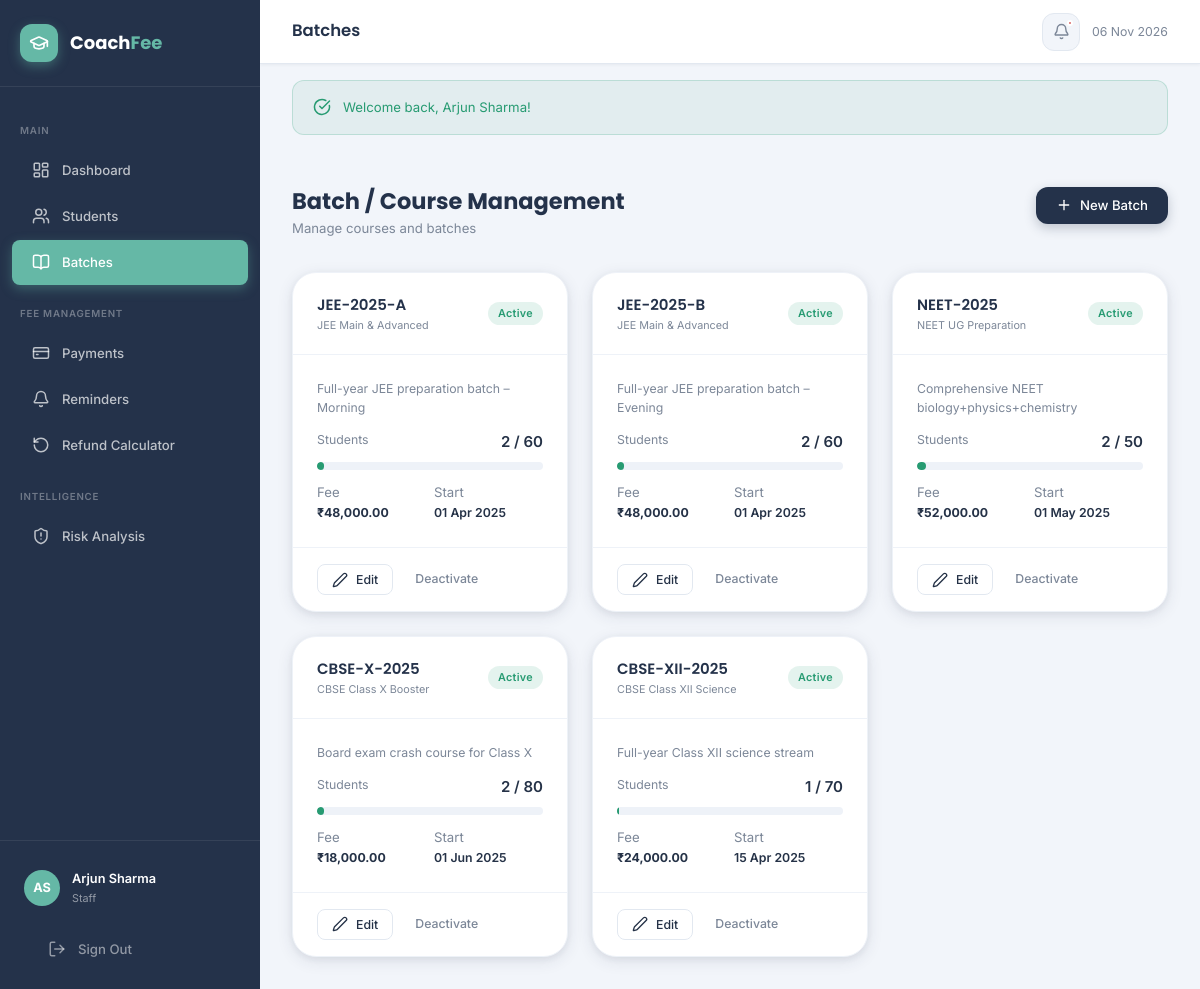
Screenshot of /src/staff/batches.php (signed in) with the database file from the repository.
### tables this page shows
CREATE TABLE IF NOT EXISTS batches (
    id              INT UNSIGNED AUTO_INCREMENT PRIMARY KEY,
    name            VARCHAR(120) NOT NULL,
    course_name     VARCHAR(180) NOT NULL,
    description     TEXT,
    total_fee       DECIMAL(10,2) NOT NULL DEFAULT 0.00,
    start_date      DATE,
    end_date        DATE,
    max_students    INT UNSIGNED DEFAULT 50,
    is_active       TINYINT(1) NOT NULL DEFAULT 1,
    created_at      DATETIME NOT NULL DEFAULT CURRENT_TIMESTAMP
);

### config/session.php (called while the page is built, shortened)
<?php
function h(string $value): string {
    return htmlspecialchars($value, ENT_QUOTES | ENT_HTML5, 'UTF-8');
}
function fmt_currency(float $amount): string {
    return '₹' . number_format($amount, 2);
}
function fmt_date(?string $date, string $format = 'd M Y'): string {
    return date($format, strtotime($date));
}

### src/staff/batches.php (the view, shortened to what this page needs)
<?php
require_once BASE_PATH . '/config/session.php';
$pdo    = db();
$batches = $pdo->query("
    SELECT b.*, COUNT(s.id) AS student_count
    FROM batches b
    LEFT JOIN students s ON s.batch_id=b.id AND s.status='active'
    GROUP BY b.id ORDER BY b.created_at DESC")->fetchAll();
include BASE_PATH . '/templates/header.php';
?>
<div class="page-content">
  <div class="page-header">
    <div class="page-header-title"><h2>Batch / Course Management</h2><p>Manage courses and batches</p></div>
    <button class="btn btn-primary" onclick="openModal('batchModal')"><i data-lucide="plus"></i> New Batch</button>
  </div>
  <div class="grid-cols-3">
    <?php foreach ($batches as $b):
      $pct = $b['max_students'] > 0 ? min(100, round($b['student_count']/$b['max_students']*100)) : 0;
    ?>
    <div class="card" style="<?= !$b['is_active']?'opacity:.7;':'' ?>">
      <div class="card-header">
        <div>
          <div class="card-title"><?= h($b['name']) ?></div>
          <div class="text-xs text-muted"><?= h($b['course_name']) ?></div>
        </div>
        <span class="badge <?= $b['is_active']?'badge-success':'badge-secondary' ?>"><?= $b['is_active']?'Active':'Inactive' ?></span>
      </div>
      <div class="card-body">
        <?php if ($b['description']): ?><p class="text-sm text-muted" style="margin-bottom:12px;"><?= h($b['description']) ?></p><?php endif; ?>
        <div style="display:flex;justify-content:space-between;margin-bottom:8px;">
          <span class="text-muted text-sm">Students</span>
          <span style="font-weight:600;"><?= $b['student_count'] ?> / <?= $b['max_students'] ?></span>
        </div>
        <div class="progress" style="margin-bottom:12px;">
          <div class="progress-bar <?= $pct>=90?'danger':($pct>=70?'warning':'success') ?>" style="width:<?= $pct ?>%"></div>
        </div>
        <div style="display:grid;grid-template-columns:1fr 1fr;gap:8px;font-size:.82rem;">
          <div><span class="text-muted">Fee</span><div style="font-weight:700;"><?= fmt_currency((float)$b['total_fee']) ?></div></div>
          <div><span class="text-muted">Start</span><div style="font-weight:600;"><?= fmt_date($b['start_date']) ?></div></div>
        </div>
      </div>
      <div class="card-footer" style="display:flex;gap:8px;">
        <a href="?edit=<?= $b['id'] ?>" class="btn btn-outline btn-sm" onclick="openModal('batchModal');return false;" data-edit="<?= $b['id'] ?>"><i data-lucide="edit-2"></i> Edit</a>
        <form method="POST" style="display:inline;">
          <button type="submit" class="btn btn-ghost btn-sm"><?= $b['is_active']?'Deactivate':'Activate' ?></button>
        </form>
      </div>
    </div>
    <?php endforeach; ?>
  </div>
</div>
<?php
include BASE_PATH . '/templates/footer.php';
?>

### assets/css/style.css (style rules this page uses)
:root { --primary: #24324A; --primary-light:#2E4063; --secondary: #647FA3; --secondary-light:#8AA3C1; --bg: #F2F5FA; --surface: #FFFFFF; --accent: #65B8A6; --accent-light: #85CCBB; --success: #279B72; --warning: #E7A84B; --danger: #D96868; --info: #4A90D9; --text-main: #253247; --text-muted: #7C8798; --text-light: #A8B4C0; --border: #E2E8F0; --border-light: #EEF2F8; --shadow-xs: 0 1px 3px rgba(36,50,74,.06); --shadow-sm: 0 2px 8px rgba(36,50,74,.08), 0 1px 3px rgba(36,50,74,.05); --shadow-md: 0 4px 16px rgba(36,50,74,.10), 0 2px 6px rgba(36,50,74,.06); --shadow-lg: 0 8px 32px rgba(36,50,74,.12), 0 4px 12px rgba(36,50,74,.08); --shadow-xl: 0 16px 48px rgba(36,50,74,.15), 0 6px 18px rgba(36,50,74,.10); --shadow-inset: inset 0 2px 6px rgba(36,50,74,.08); --radius-sm: 8px; --radius-md: 12px; --radius-lg: 18px; --radius-xl: 24px; --radius-2xl: 32px; --radius-full: 9999px; --space-1: 4px; --space-2: 8px; --space-3: 12px; --space-4: 16px; --space-5: 20px; --space-6: 24px; --space-8: 32px; --space-10:40px; --space-12:48px; --font-heading: 'Poppins', system-ui, sans-serif; --font-body: 'Inter', system-ui, sans-serif; --transition: .2s cubic-bezier(.4,0,.2,1); --transition-slow: .35s cubic-bezier(.4,0,.2,1); --sidebar-w: 260px; --sidebar-collapsed: 72px; --header-h: 64px; }
*, *::before, *::after { box-sizing: border-box; margin: 0; padding: 0; }
html { font-size: 15px; scroll-behavior: smooth; }
body { font-family: var(--font-body); background: var(--bg); color: var(--text-main); line-height: 1.6; min-height: 100vh; -webkit-font-smoothing: antialiased; }
h1,h2,h3,h4,h5,h6 { font-family: var(--font-heading); font-weight: 600; line-height: 1.3; color: var(--primary); }
h2 { font-size: 1.5rem; }
p { color: var(--text-main); }
a { color: var(--accent); text-decoration: none; transition: color var(--transition); }
.page-content { padding: var(--space-8); flex: 1; }
.page-header { display: flex; align-items: flex-start; justify-content: space-between; margin-bottom: var(--space-8); gap: var(--space-4); flex-wrap: wrap; }
.page-header-title h2 { font-size: 1.5rem; font-weight: 700; }
.page-header-title p { color: var(--text-muted); font-size: .88rem; margin-top: 2px; }
.card { background: var(--surface); border-radius: var(--radius-xl); box-shadow: var(--shadow-md); border: 1px solid var(--border-light); overflow: hidden; transition: box-shadow var(--transition), transform var(--transition); }
.card-header { padding: var(--space-5) var(--space-6); border-bottom: 1px solid var(--border-light); display: flex; align-items: center; justify-content: space-between; gap: var(--space-4); }
.card-title { font-family: var(--font-heading); font-size: 1rem; font-weight: 600; color: var(--primary); }
.card-body { padding: var(--space-6); }
.card-footer { padding: var(--space-4) var(--space-6); border-top: 1px solid var(--border-light); }
.btn { display: inline-flex; align-items: center; justify-content: center; gap: var(--space-2); padding: 9px 20px; border-radius: var(--radius-md); font-size: .88rem; font-weight: 500; font-family: var(--font-body); cursor: pointer; border: none; outline: none; transition: all var(--transition); text-decoration: none; white-space: nowrap; line-height: 1.4; }
.btn svg { width: 16px; height: 16px; }
.btn-primary { background: var(--primary); color: #fff; box-shadow: 0 4px 12px rgba(36,50,74,.25); }
.btn-outline { background: transparent; border: 1.5px solid var(--border); color: var(--text-main); }
.btn-ghost { background: transparent; color: var(--text-muted); border: none; }
.btn-sm { padding: 6px 14px; font-size: .82rem; border-radius: var(--radius-sm); }
.badge { display: inline-flex; align-items: center; gap: 5px; padding: 3px 10px; border-radius: var(--radius-full); font-size: .72rem; font-weight: 600; letter-spacing: .03em; white-space: nowrap; }
.badge-success { background: rgba(39,155,114,.12); color: var(--success); }
.progress { height: 8px; background: var(--border-light); border-radius: var(--radius-full); overflow: hidden; }
.progress-bar { height: 100%; border-radius: var(--radius-full); background: var(--accent); transition: width .4s ease; }
.progress-bar.success { background: var(--success); }
.grid-cols-3 { display: grid; grid-template-columns: repeat(3,1fr); gap: var(--space-6); }
.text-muted { color: var(--text-muted); font-size: .88rem; }
.text-sm { font-size: .82rem; }
.text-xs { font-size: .72rem; }

### rows the page displays
batches: name "JEE-2025-A", course_name "JEE Main & Advanced", is_active "Active", description "Full-year JEE preparation batch – Morning", student_count "2", max_students "60", total_fee "₹48,000.00", start_date "01 Apr 2025"
batches: name "JEE-2025-B", course_name "JEE Main & Advanced", is_active "Active", description "Full-year JEE preparation batch – Evening", student_count "2", max_students "60", total_fee "₹48,000.00", start_date "01 Apr 2025"
batches: name "NEET-2025", course_name "NEET UG Preparation", is_active "Active", description "Comprehensive NEET biology+physics+chemistry", student_count "2", max_students "50", total_fee "₹52,000.00", start_date "01 May 2025"
batches: name "CBSE-X-2025", course_name "CBSE Class X Booster", is_active "Active", description "Board exam crash course for Class X", student_count "2", max_students "80", total_fee "₹18,000.00", start_date "01 Jun 2025"
batches: name "CBSE-XII-2025", course_name "CBSE Class XII Science", is_active "Active", description "Full-year Class XII science stream", student_count "1", max_students "70", total_fee "₹24,000.00", start_date "15 Apr 2025"

### other values shown
$initials "AS"
$user['name'] "Arjun Sharma"
$user['role'] "Staff"
$pageTitle "Batches"
$flashSuccess "Welcome back, Arjun Sharma!"
